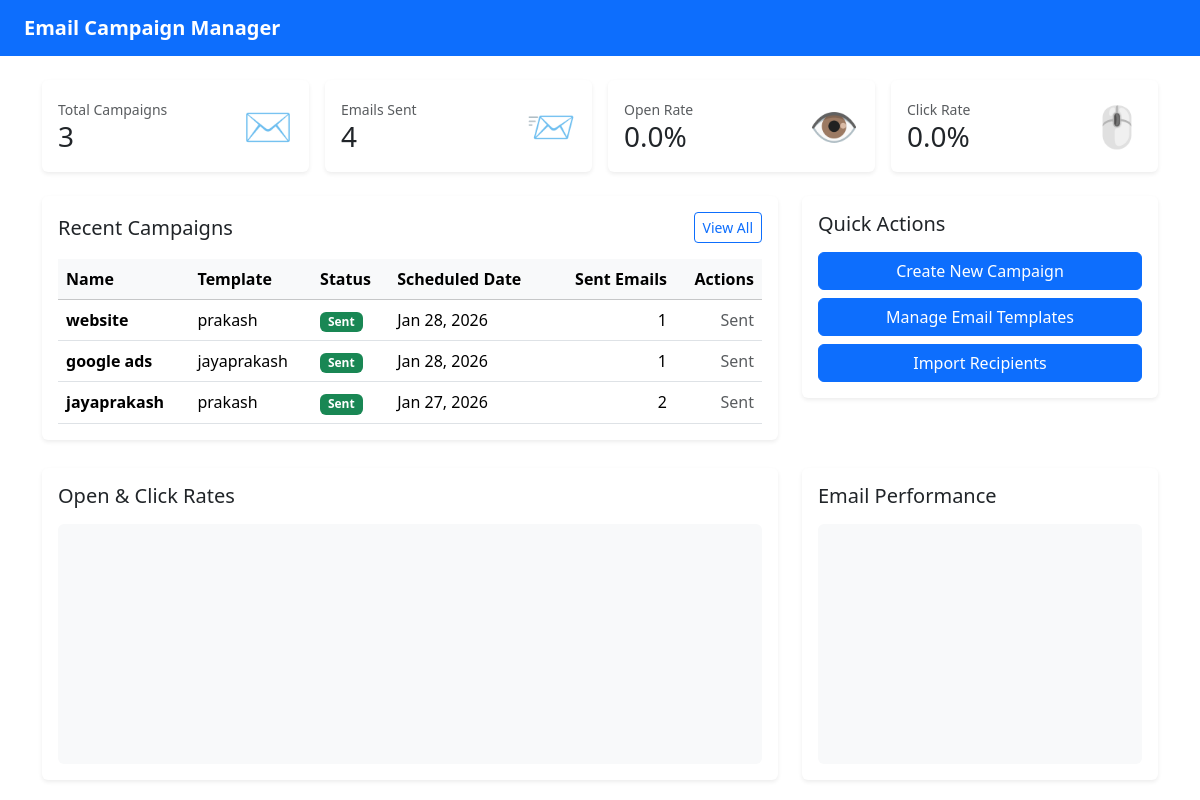
The page / on the database its author committed.
### myapp/models.py (models this page shows, shortened)
class Campaign(models.Model):
    STATUS_CHOICES = [
        ("draft", "Draft"),
        ("scheduled", "Scheduled"),
        ("sent", "Sent"),
    ]
    name = models.CharField(max_length=100, unique=True)  # 👈 THIS LINE
    template = models.ForeignKey(
        EmailTemplate,
        on_delete=models.PROTECT,
        null=True,
        blank=True
    )
    recipients = models.ManyToManyField(Recipient, blank=True)
    scheduled_time = models.DateTimeField(null=True, blank=True)
    status = models.CharField(max_length=20, choices=STATUS_CHOICES, default="draft")
    created_at = models.DateTimeField(auto_now_add=True)

class EmailTemplate(models.Model):
    name = models.CharField(max_length=100)
    subject = models.CharField(max_length=200)
    body_html = models.TextField()
    created_at = models.DateTimeField(auto_now_add=True)

### myapp/views.py (the view)
# urls.py: path("", views.dashboard, name="dashboard"),
def dashboard(request):
    total_campaigns = Campaign.objects.count()
    emails_sent = CampaignLog.objects.filter(
        campaign__status="sent"
    ).count()
    opened = CampaignLog.objects.filter(
        opened=True,
        campaign__status="sent"
    ).count()
    clicked = CampaignLog.objects.filter(
        clicked=True,
        campaign__status="sent"
    ).count()
    open_rate = round((opened / emails_sent) * 100, 1) if emails_sent else 0
    click_rate = round((clicked / emails_sent) * 100, 1) if emails_sent else 0
    recent_campaigns = (
        Campaign.objects
        .annotate(sent_count=Count("logs"))
        .order_by("-created_at")[:10]
    )
    context = {
        "total_campaigns": total_campaigns,
        "emails_sent": emails_sent,
        "open_rate": open_rate,
        "click_rate": click_rate,
        "recent_campaigns": recent_campaigns,
    }
    return render(request, "myapp/dashboard.html", context)

### myapp/templates/myapp/dashboard.html
{% extends "myapp/base.html" %}
{% block content %}
<div class="row g-3 mb-4">
  <div class="col-md-3">
    <div class="card shadow-sm border-0 p-3">
      <div class="d-flex align-items-center justify-content-between">
        <div>
          <div class="text-muted small">Total Campaigns</div>
          <div class="h3 mb-0">{{ total_campaigns }}</div>
        </div>
        <div class="fs-1 text-primary">✉️</div>
      </div>
    </div>
  </div>
  <div class="col-md-3">
    <div class="card shadow-sm border-0 p-3">
      <div class="d-flex align-items-center justify-content-between">
        <div>
          <div class="text-muted small">Emails Sent</div>
          <div class="h3 mb-0">{{ emails_sent }}</div>
        </div>
        <div class="fs-1 text-primary">📨</div>
      </div>
    </div>
  </div>
  <div class="col-md-3">
    <div class="card shadow-sm border-0 p-3">
      <div class="d-flex align-items-center justify-content-between">
        <div>
          <div class="text-muted small">Open Rate</div>
          <div class="h3 mb-0">{{ open_rate }}%</div>
        </div>
        <div class="fs-1 text-primary">👁️</div>
      </div>
    </div>
  </div>
  <div class="col-md-3">
    <div class="card shadow-sm border-0 p-3">
      <div class="d-flex align-items-center justify-content-between">
        <div>
          <div class="text-muted small">Click Rate</div>
          <div class="h3 mb-0">{{ click_rate }}%</div>
        </div>
        <div class="fs-1 text-primary">🖱️</div>
      </div>
    </div>
  </div>
</div>
<div class="row g-4">
  <div class="col-lg-8">
    <div class="card shadow-sm border-0">
      <div class="card-body">
        <div class="d-flex align-items-center justify-content-between mb-3">
          <h5 class="mb-0">Recent Campaigns</h5>
          <a href="#" class="btn btn-sm btn-outline-primary">View All</a>
        </div>
        <div class="table-responsive">
          <table class="table align-middle mb-0">
            <thead class="table-light">
              <tr>
                <th>Name</th>
                <th>Template</th>
                <th>Status</th>
                <th>Scheduled Date</th>
                <th class="text-end">Sent Emails</th>
                <th class="text-end">Actions</th>
              </tr>
            </thead>
            <tbody>
  {% for c in recent_campaigns %}
  <tr>
    <td class="fw-semibold">{{ c.name }}</td>
    <td>
      {% if c.template %}
        {{ c.template.name }}
      {% else %}
        <span class="text-muted">—</span>
      {% endif %}
    </td>
    <td>
      <span class="badge
        {% if c.status == 'sent' %} bg-success
        {% elif c.status == 'scheduled' %} bg-primary
        {% else %} bg-warning text-dark {% endif %}">
        {{ c.status|title }}
      </span>
    </td>
    <td>{{ c.scheduled_time|date:"M d, Y" }}</td>
    <td class="text-end">{{ c.logs.count }}</td>
    <td class="text-end">
  {% if c.status != "sent" %}
   <form method="post" action="{% url 'campaign_send' c.id %}" style="display:inline;">
  {% csrf_token %}
  <button type="submit" class="btn btn-sm btn-success">
    Send
  </button>
</form>
  {% else %}
    <span class="text-muted">Sent</span>
  {% endif %}
</td>
  </tr>
  {% empty %}
  <tr>
    <td colspan="6" class="text-muted">No campaigns yet</td>
  </tr>
  {% endfor %}
</tbody>
          </table>
        </div>
      </div>
    </div>
  </div>
  <div class="col-lg-4">
    <div class="card shadow-sm border-0">
      <div class="card-body">
        <h5 class="mb-3">Quick Actions</h5>
        <a href="{% url 'campaign_create' %}" class="btn btn-primary w-100 mb-2">
  Create New Campaign
</a>
<a href="{% url 'template_list' %}" class="btn btn-primary w-100 mb-2">
  Manage Email Templates
</a>
<a href="{% url 'recipient_import' %}" class="btn btn-primary w-100">
  Import Recipients
</a>
      </div>
    </div>
  </div>
</div>
<div class="row g-4 mt-1">
  <div class="col-lg-8">
    <div class="card shadow-sm border-0">
      <div class="card-body">
        <h5 class="mb-3">Open & Click Rates</h5>
        <div class="bg-light rounded" style="height: 240px;"></div>
      </div>
    </div>
  </div>
  <div class="col-lg-4">
    <div class="card shadow-sm border-0">
      <div class="card-body">
        <h5 class="mb-3">Email Performance</h5>
        <div class="bg-light rounded" style="height: 240px;"></div>
      </div>
    </div>
  </div>
</div>
{% endblock %}

### myapp/templates/myapp/base.html (shortened to what this page needs)
<!DOCTYPE html>
<html lang="en">
<head>
  <link href="https://cdn.jsdelivr.net/npm/bootstrap@5.3.2/dist/css/bootstrap.min.css" rel="stylesheet">
</head>
<body>
<nav class="navbar navbar-dark bg-primary px-4">
  <span class="navbar-brand fw-bold">Email Campaign Manager</span>
</nav>
<div class="container mt-4">
  {% block content %}{% endblock %}
</div>
</body>
</html>

### rows shown on the page
Campaign: name "website", template.name "prakash", status "Sent", scheduled_time "Jan 28, 2026", logs.count "1"
Campaign: name "google ads", template.name "jayaprakash", status "Sent", scheduled_time "Jan 28, 2026", logs.count "1"
Campaign: name "jayaprakash", template.name "prakash", status "Sent", scheduled_time "Jan 27, 2026", logs.count "2"

### other values the page prints
{{ total_campaigns }} "3"
{{ emails_sent }} "4"
{{ open_rate }} "0.0"
{{ click_rate }} "0.0"
